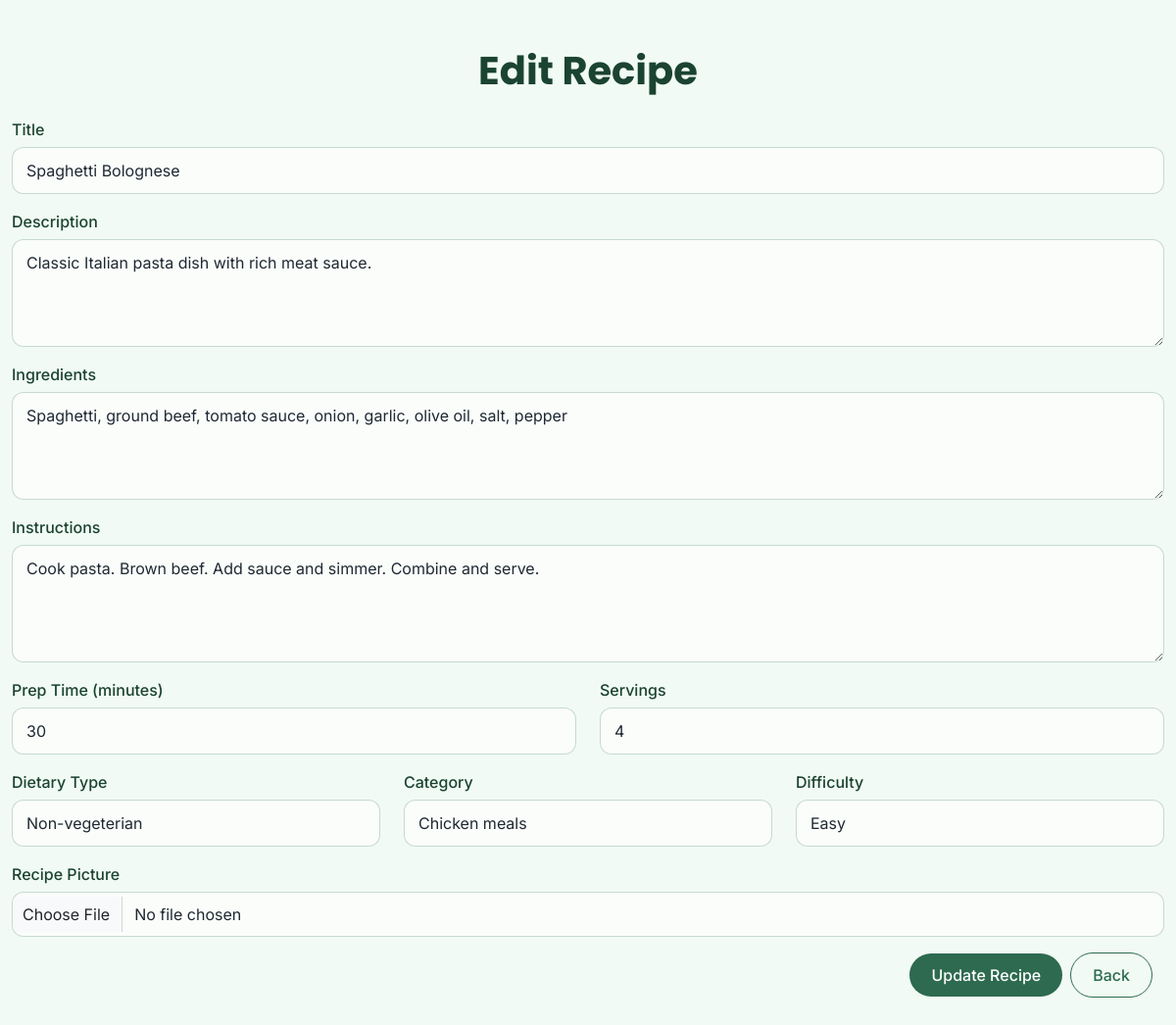
The page /functions/update.php?id=1&type=recipe (signed in) on the database its author committed.
### tables this page shows
CREATE TABLE IF NOT EXISTS `recipes` (
  `id` int NOT NULL AUTO_INCREMENT,
  `title` varchar(255) NOT NULL,
  `description` text,
  `recipe_picture` varchar(255) DEFAULT NULL,
  `ingredients` text NOT NULL,
  `instructions` longtext NOT NULL,
  `prep_time` int NOT NULL,
  `dietary_type` enum('Vegeterian','Non-vegeterian','Vegan') NOT NULL,
  `category` enum('Chicken meals','Vegetables','Desserts','Fish meals') DEFAULT NULL,
  `created_at` timestamp NULL DEFAULT CURRENT_TIMESTAMP,
  `updated_at` timestamp NULL DEFAULT CURRENT_TIMESTAMP ON UPDATE CURRENT_TIMESTAMP,
  `difficulty` enum('Easy','Medium','Complicated') DEFAULT NULL,
  `servings` int NOT NULL,
  `author_id` int DEFAULT NULL,
  PRIMARY KEY (`id`),
  KEY `fk_recipes_author` (`author_id`)
);

### functions/update.php (the view, shortened to what this page needs)
<?php
require_once "../components/db_connect.php";
$backBtn = "../Pages/landingpage.php";
if (isset($_SESSION["adm"])) {
    $backBtn = "admin_dashboard.php";
} elseif (isset($_SESSION["user"])) {
    $backBtn = "user_dashboard.php";
}
$id = $_GET["id"] ?? '';
$type = $_GET["type"] ?? '';
if ($type == 'user') {
    $sql = "SELECT * FROM users WHERE id = $id";
    $result = mysqli_query($connect, $sql);
    $row = mysqli_fetch_assoc($result);
    $display_status = "";
    if (isset($_SESSION["adm"])) {
        $display_status = "
        <div class='mb-3'>
            <label for='status' class='form-label'>Status</label>
            <select class='form-control' id='status' name='status'>
                <option value='Active'" . (($row['status'] ?? '') == 'Active' ? ' selected' : '') . ">Active</option>
                <option value='Blocked'" . (($row['status'] ?? '') == 'Blocked' ? ' selected' : '') . ">Blocked</option>
            </select>
        </div>";
    }
    if (isset($_POST["update"])) {
        $fname = mysqli_real_escape_string($connect, $_POST["fname"]);
        $lname = mysqli_real_escape_string($connect, $_POST["lname"]);
        $email = mysqli_real_escape_string($connect, $_POST["email"]);
        $status = $_POST["status"] ?? 'users.status';
        $picture = fileUpload($_FILES["picture"]);
        if ($_FILES["picture"]["error"] == 0) {
            if ($row["user_image"] != "avatar.png" && !empty($row["user_image"])) {
                $filePath = "../pictures/{$row["user_image"]}";
                if (file_exists($filePath)) {
                    unlink($filePath);
                }
            }
            $sql = "UPDATE users SET first_name = '$fname', last_name = '$lname', user_image = '$picture[0]', email = '$email', status = '$status' WHERE id = {$id}";
        } else {
            $sql = "UPDATE users SET first_name = '$fname', last_name = '$lname', email = '$email', status = '$status' WHERE id = {$id}";
        }
        if (mysqli_query($connect, $sql)) {
            echo "<div class='alert alert-success' role='alert'>User profile has been Updated</div>";
            header("refresh: 3; url=$backBtn");
        } else {
            echo "<div class='alert alert-danger' role='alert'>Error found, {$picture[1]}</div>";
        }
    }
} elseif ($type == 'recipe') {
    $sql = "SELECT * FROM recipes WHERE id = $id";
    $result = mysqli_query($connect, $sql);
    $row = mysqli_fetch_assoc($result);
}
?>
<!doctype html>
<html lang="en">
<head>
    <?php include "../components/head.php"; ?>
    <link rel="stylesheet" href="../css/update.css">
</head>
<body>
    <div class="container my-5">
        <?php if ($type == 'user'): ?>
            <h1 class="text-center mb-4">Edit Profile</h1>
            <form method="post" autocomplete="off" enctype="multipart/form-data">
                <div class="mb-3 mt-3">
                    <label for="fname" class="form-label">First name</label>
                    <input type="text" class="form-control" id="fname" name="fname" placeholder="First name" value="<?= htmlspecialchars($row["first_name"] ?? '') ?>" required>
                </div>
                <div class="mb-3">
                    <label for="lname" class="form-label">Last name</label>
                    <input type="text" class="form-control" id="lname" name="lname" placeholder="Last name" value="<?= htmlspecialchars($row["last_name"] ?? '') ?>" required>
                </div>
                <div class="mb-3">
                    <label for="picture" class="form-label">Profile picture</label>
                    <input type="file" class="form-control" id="picture" name="picture">
                </div>
                <div class="mb-3">
                    <label for="email" class="form-label">Email address</label>
                    <input type="email" class="form-control" id="email" name="email" placeholder="Email address" value="<?= htmlspecialchars($row["email"] ?? '') ?>" required>
                </div>
                <?= $display_status ?>
                <button name="update" type="submit" class="btn btn-warning">Update Profile</button>
                <a href="<?= $backBtn ?>" class="btn btn-secondary">Back</a>
            </form>
        <?php elseif ($type == 'recipe'): ?>
            <h1 class="text-center mb-4">Edit Recipe</h1>
            <form method="post" autocomplete="off" enctype="multipart/form-data">
                <div class="mb-3 mt-3">
                    <label for="title" class="form-label">Title</label>
                    <input type="text" class="form-control" id="title" name="title" placeholder="Recipe Title" value="<?= htmlspecialchars($row["title"] ?? '') ?>" required>
                </div>
                <div class="mb-3">
                    <label for="description" class="form-label">Description</label>
                    <textarea class="form-control" id="description" name="description" rows="3" required><?= htmlspecialchars($row["description"] ?? '') ?></textarea>
                </div>
                <div class="mb-3">
                    <label for="ingredients" class="form-label">Ingredients</label>
                    <textarea class="form-control" id="ingredients" name="ingredients" rows="3" required><?= htmlspecialchars($row["ingredients"] ?? '') ?></textarea>
                </div>
                <div class="mb-3">
                    <label for="instructions" class="form-label">Instructions</label>
                    <textarea class="form-control" id="instructions" name="instructions" rows="4" required><?= htmlspecialchars($row["instructions"] ?? '') ?></textarea>
                </div>
                <div class="row">
                    <div class="col-md-6 mb-3">
                        <label for="prep_time" class="form-label">Prep Time (minutes)</label>
                        <input type="number" class="form-control" id="prep_time" name="prep_time" value="<?= htmlspecialchars($row["prep_time"] ?? '') ?>" required>
                    </div>
                    <div class="col-md-6 mb-3">
                        <label for="servings" class="form-label">Servings</label>
                        <input type="number" class="form-control" id="servings" name="servings" value="<?= htmlspecialchars($row["servings"] ?? '') ?>" required>
                    </div>
                </div>
                <div class="row">
                    <div class="col-md-4 mb-3">
                        <label for="dietary_type" class="form-label">Dietary Type</label>
                        <select class="form-control" id="dietary_type" name="dietary_type">
                            <option value="Non-vegeterian" <?= (isset($row["dietary_type"]) && $row["dietary_type"] == 'Non-vegeterian') ? 'selected' : '' ?>>Non-vegeterian</option>
                        </select>
                    </div>
                    <div class="col-md-4 mb-3">
                        <label for="category" class="form-label">Category</label>
                        <select class="form-control" id="category" name="category">
                            <option value="Chicken meals" <?= (isset($row["category"]) && $row["category"] == 'Chicken meals') ? 'selected' : '' ?>>Chicken meals</option>
                        </select>
                    </div>
                    <div class="col-md-4 mb-3">
                        <label for="difficulty" class="form-label">Difficulty</label>
                        <select class="form-control" id="difficulty" name="difficulty">
                            <option value="Easy" <?= (isset($row["difficulty"]) && $row["difficulty"] == 'Easy') ? 'selected' : '' ?>>Easy</option>
                        </select>
                    </div>
                </div>
                <div class="mb-3">
                    <label for="recipe_picture" class="form-label">Recipe Picture</label>
                    <input type="file" class="form-control" id="recipe_picture" name="recipe_picture">
                </div>
                <div class="container d-flex align-items-center justify-content-end">
                    <button name="update" type="submit" class="btn btn-warning mb-5 me-1">Update Recipe</button>
                    <a href="<?= $backBtn ?>" class="btn btn-secondary mb-5 ms-1">Back</a>
                </div>
            </form>
        <?php endif; ?>
    </div>
</body>
</html>

### css/main.css (style rules this page uses)
:root { --green-dark: #2d6a4f; --green-darker: #1b4332; --green-light: #74c69d; --green-soft: #d8f3dc; --green-click: #95d5b2; --green-bg: #f1faf4; --white: #ffffff; --text-dark: #1f2933; --text-muted: #6c757d; }
html, body { height: 100%; }
body { background-color: var(--green-bg); color: var(--text-dark); display: flex; flex-direction: column; font-family: "Inter", sans-serif; }
h1, h2, h3, h5 { font-family: "Poppins", sans-serif; }
.container { max-width: 1300px; }
a, a:hover, a:focus, a:active { text-decoration: none; }
.btn { border-radius: 999px; padding: 10px 20px; font-weight: 500; transition: all 0.2s ease; }

### css/update.css (style rules this page uses)
body { min-height: 100dvh; background: var(--green-bg); color: var(--text-dark); }
h1.text-center { color: var(--green-darker); font-weight: 700; margin-bottom: 24px !important; }
.form-label, label { color: var(--green-darker); font-weight: 500; margin-bottom: 6px; }
.form-control, .form-select { border-radius: 12px; padding: 11px 14px; border: 1px solid rgba(45, 106, 79, 0.22); background-color: #fbfdfb; color: var(--text-dark); }
textarea.form-control { min-height: 110px; resize: vertical; }
input[type="file"].form-control { padding: 10px; }
.btn { border-radius: 999px !important; padding: 10px 22px !important; font-weight: 500 !important; text-decoration: none !important; }
.btn-warning { background: var(--green-dark) !important; border: none !important; color: #ffffff !important; }
.btn-secondary { background: transparent !important; color: var(--green-dark) !important; border: 1px solid var(--green-dark) !important; }
a { text-decoration: none !important; }

### rows shown on the page
recipes: title "Spaghetti Bolognese", description "Classic Italian pasta dish with rich meat sauce.", ingredients "Spaghetti, ground beef, tomato sauce, onion, garlic, olive oil, salt, pepper", instructions "Cook pasta. Brown beef. Add sauce and simmer. Combine and serve.", prep_time "30", servings "4", dietary_type "Non-vegeterian", category "Chicken meals", difficulty "Easy"
